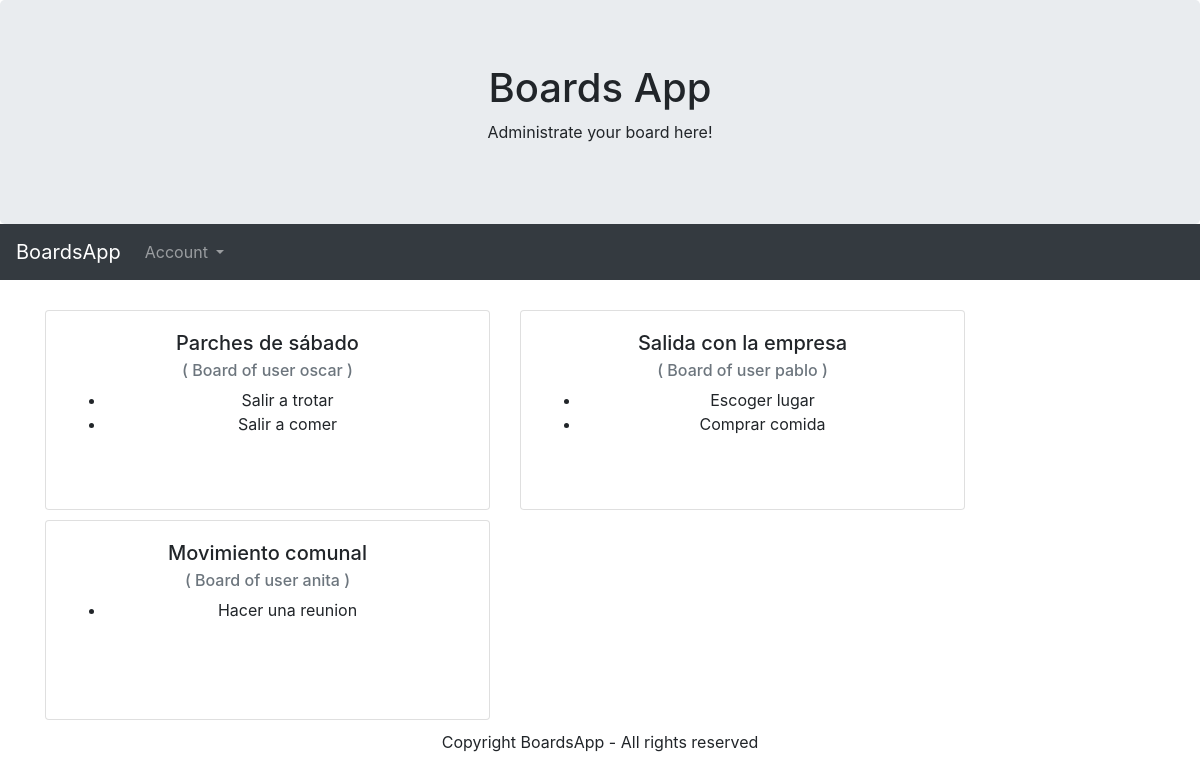
The page / on the database its author committed.
### boards/models.py (models this page shows)
class Board(models.Model):
    owner = models.ForeignKey(User, on_delete=models.CASCADE)
    private = models.BooleanField()
    title = models.CharField(max_length=100)

### ideas/models.py (models this page shows, shortened)
class Idea(models.Model):
    board = models.ForeignKey(Board, on_delete=models.CASCADE)
    text = models.CharField(max_length=100)
    accepted = models.BooleanField()

### boards/views.py (the view)
# urls.py: path('', IndexPage.as_view(), name='home'),
class IndexPage(TemplateView):
    template_name = 'boards/index.html'
    def get_context_data(self, **kwargs):
        context = super().get_context_data(**kwargs)
        user = self.request.user
        context['public_boards'] = Board.objects.filter(private=False)
        return context

### boards/templates/boards/index.html (shortened to what this page needs)
{% extends 'base.html' %}
{% block stylesheets %}
  <link rel="stylesheet" href="/static/css/boards.css">
{% endblock %}
{% block container %}
  <div class="row">
    {% for board in public_boards %}
      <div class="col-md-5 text-center">
        <div class="card">
          <div class="card-body">
            <h5 class="card-title">{{ board.title }}</h5>
            <h6 class="card-subtitle mb-2 text-muted">( Board of user {{ board.owner }} )</h6>
            <ul>
              {% for idea in board.idea_set.all %}
                {% if idea.accepted %}
                  <li>{{ idea.text }}</li>
                {% endif %}
              {% endfor %}
            </ul>
          </div>
        </div>
      </div>
    {% endfor %}
  </div>
{% endblock %}

### boards/static/css/boards.css (style rules this page uses)
.card { min-height: 200px; margin-bottom: 10px; }

### rows shown on the page
Board: title "Parches de sábado", owner "oscar"
Idea: text "Salir a trotar"
Idea: text "Salir a comer"
Board: title "Salida con la empresa", owner "pablo"
Idea: text "Escoger lugar"
Idea: text "Comprar comida"
Board: title "Movimiento comunal", owner "anita"
Idea: text "Hacer una reunion"
